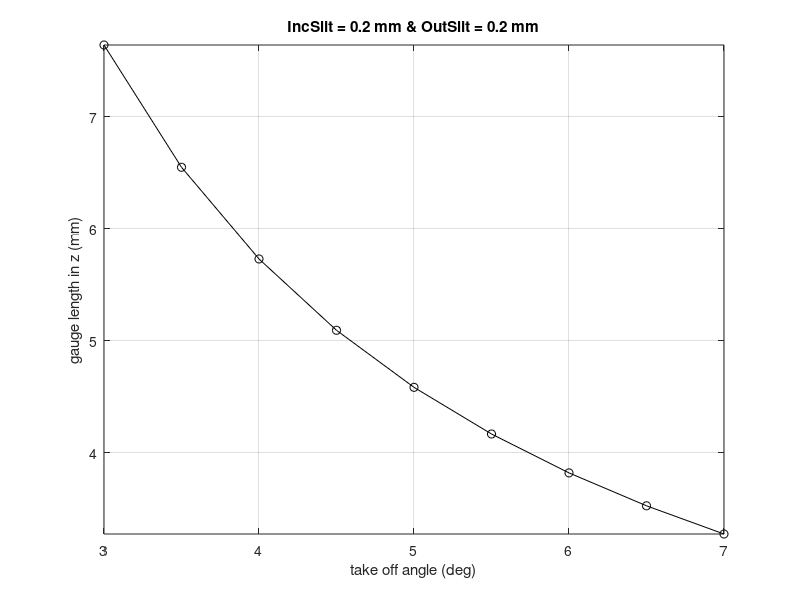

The MATLAB source for this figure:
clear all
close all
clc

%%%%%%%%%%%%%%%%%%%%%%%%%%%%%%%%%%%%%%%%%%%%%%%%%%%%%%%%%%%%%%%%%%%%%%%%%%%%%%
TakeOffAngle    = 3:0.5:7.0;                    % IN deg
IncSlitSizeRad  = 0.2;                          % IN mm
OutSlitSizeRad  = 0.2;                          % IN mm
%%%%%%%%%%%%%%%%%%%%%%%%%%%%%%%%%%%%%%%%%%%%%%%%%%%%%%%%%%%%%%%%%%%%%%%%%%%%%%

GaugeLengthZUS  = IncSlitSizeRad*cosd(TakeOffAngle./2)./sind(TakeOffAngle);
GaugeLengthZDS  = OutSlitSizeRad*cosd(TakeOffAngle./2)./sind(TakeOffAngle);
GaugeLengthZ    = GaugeLengthZUS + GaugeLengthZDS;

figure(2)
plot(TakeOffAngle, GaugeLengthZ, 'ko-')
axis tight
title(['IncSlit = ', num2str(IncSlitSizeRad), ' mm & OutSlit = ', num2str(OutSlitSizeRad), ' mm'])
xlabel('take off angle (deg)')
ylabel('gauge length in z (mm)')
grid on
